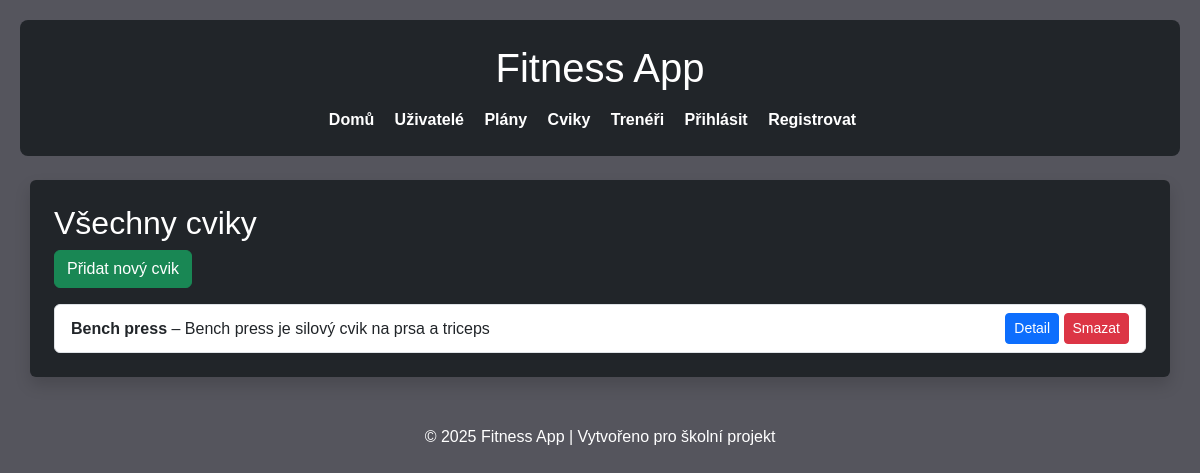
Page /exercises/ on the earlier database version.
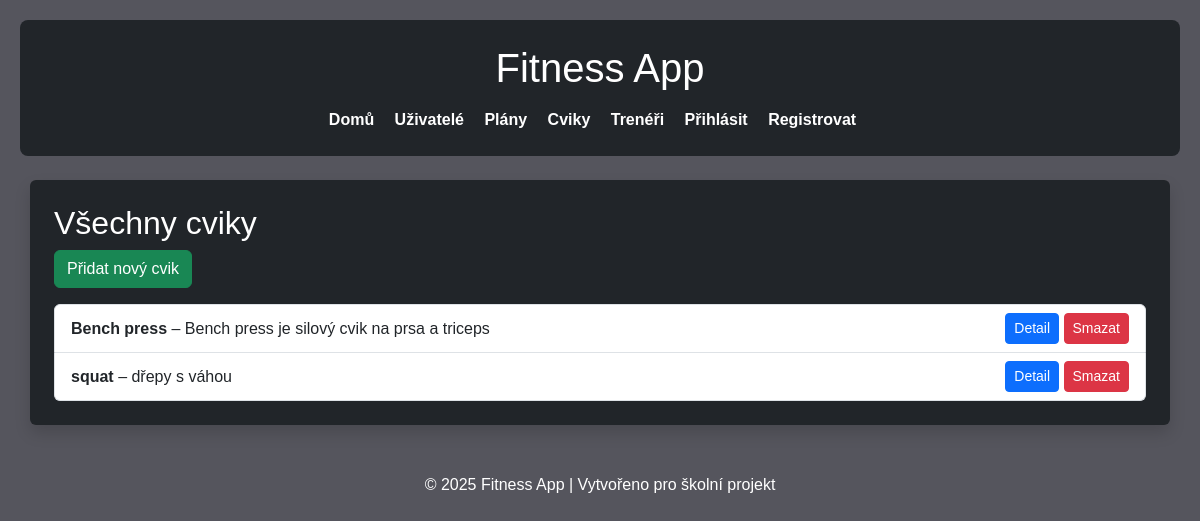
Same page on the later database version.
### library/models.py (models this page shows, shortened)
class Exercise(models.Model):
    name = models.CharField(max_length=100, verbose_name='Exercise Name')
    description = models.TextField(blank=True, verbose_name='Exercise Description')
    gif = models.ImageField(upload_to='exercise_gifs/', blank=True, verbose_name='Exercise GIF')
    class Meta:
        ordering = ['name']
        verbose_name = 'Exercise'
        verbose_name_plural = 'Exercises'

### library/views.py (the view)
# urls.py: path('exercises/', views.ExerciseListView.as_view(), name='exercise-list'),
class ExerciseListView(ListView):
    model = Exercise
    template_name = 'exercise_list.html'

### library/templates/exercise_list.html
{% extends 'base.html' %}
{% block content %}
<h2>Všechny cviky</h2>
<a href="{% url 'exercise-create' %}" class="btn btn-success mb-3">Přidat nový cvik</a>
<ul class="list-group">
    {% for exercise in object_list %}
        <li class="list-group-item d-flex justify-content-between align-items-center">
            <div>
                <strong>{{ exercise.name }}</strong> – {{ exercise.description|truncatewords:12 }}
            </div>
            <div>
                <a href="{% url 'exercise-detail' exercise.pk %}" class="btn btn-sm btn-primary">Detail</a>
                <a href="{% url 'exercise-delete' exercise.pk %}" class="btn btn-sm btn-danger">Smazat</a>
            </div>
        </li>
    {% empty %}
        <li class="list-group-item">Žádné cviky nejsou dostupné.</li>
    {% endfor %}
</ul>
{% endblock %}

Differences in the rows shown:
added Exercise: name "squat", description "dřepy s váhou"
